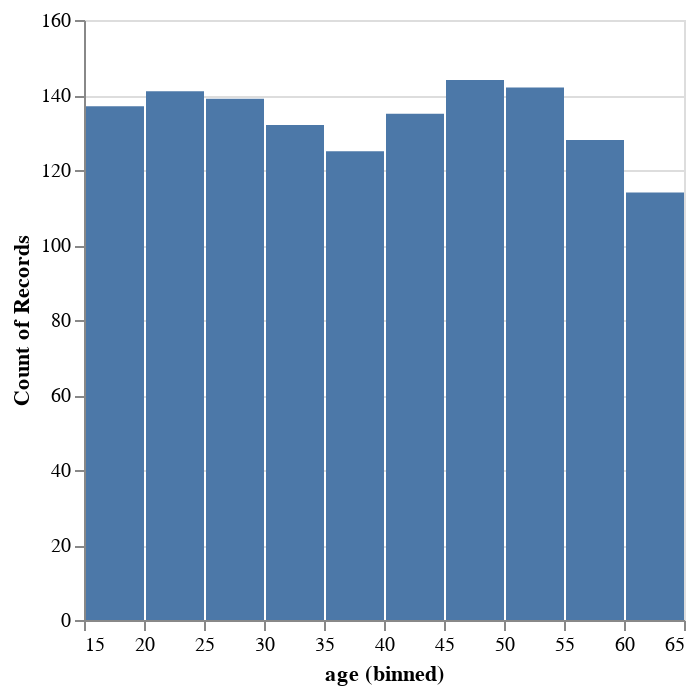

Source (notebook cell):
### Markdown cell above
#### J) Estimate the distribution of age with a visualization. Comment on this distribution.

### Code cell
df.get_column("age").plot.hist()

### Figure 1 — Vega-Lite specification as saved in the notebook (floating-point values rounded to 4 significant figures; data arrays with more than 128 entries replaced by an {"elided": "..."} marker saying what was removed)
{"config": {"view": {"continuousWidth": 300, "continuousHeight": 300}}, "data": {"name": "data-ed8c1037189fb10458bf92359d6401f4"}, "mark": {"type": "bar", "tooltip": true}, "encoding": {"x": {"bin": true, "field": "age", "type": "quantitative"}, "y": {"aggregate": "count", "type": "quantitative"}}, "params": [{"name": "param_4", "select": {"type": "interval", "encodings": ["x", "y"]}, "bind": "scales"}], "$schema": "https://vega.github.io/schema/vega-lite/v5.20.1.json", "datasets": {"data-ed8c1037189fb10458bf92359d6401f4": {"elided": "1337 records"}}}
